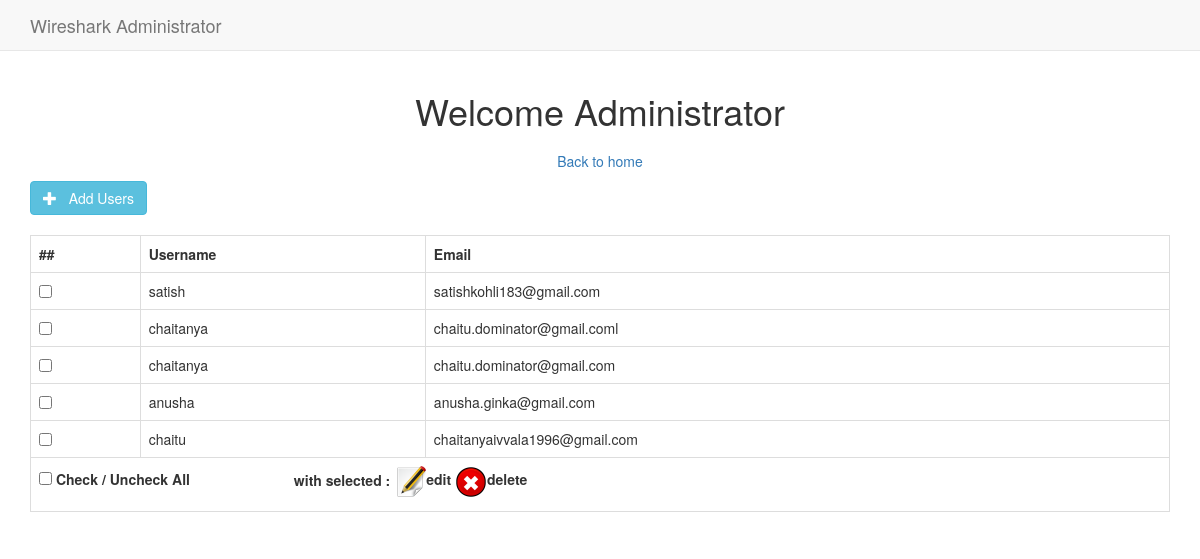
Page /dashboard/usermanage/index.php on the committed database.
### tables this page shows
CREATE TABLE `users` (
  `id` int(100) NOT NULL,
  `username` varchar(100) NOT NULL,
  `email` varchar(100) NOT NULL,
  `password` varchar(100) NOT NULL,
  `ip` varchar(15) NOT NULL,
  `time` timestamp(6) NOT NULL DEFAULT CURRENT_TIMESTAMP(6) ON UPDATE CURRENT_TIMESTAMP(6),
  `activation` enum('0','1','','') NOT NULL,
  `checkin` timestamp(6) NULL DEFAULT '0000-00-00 00:00:00.000000',
  `status` enum('0','1') NOT NULL,
  `checkout` timestamp(6) NULL DEFAULT '0000-00-00 00:00:00.000000'
);

### dashboard/usermanage/index.php (the view, shortened to what this page needs)
<?php include 'db.php'
?>
<!DOCTYPE html PUBLIC "-//W3C//DTD XHTML 1.0 Transitional//EN" "http://www.w3.org/TR/xhtml1/DTD/xhtml1-transitional.dtd">
<html xmlns="http://www.w3.org/1999/xhtml">
	<head>
		<link rel="stylesheet" href="bootstrap/css/bootstrap.min.css" type="text/css" />
	</head>
	<body>
		<div class="navbar navbar-default navbar-static-top" role="navigation">
			<div class="container">
				<div class="navbar-header">
					<a class="navbar-brand" href="index.php">Wireshark Administrator</a>
				</div>
			</div>
		</div>
		<div class="container">
			<div class="row clearfix">
				<div class="col-md-12">
					<h1 class="text-center">Welcome Administrator</h1>
				</div>
				<div class="col-md-4"></div>
				<div class="col-md-4">
					<ul class="nav text-center">
						<li><a href="http://localhost/dashboard/home.php">Back to home</a></li>
					</ul>
				</div>
				<div class="col-md-4"></div>
			</div>
		</div>
		<div class="container">
			<a href="generate.php" class="btn btn-large btn-info"><i class="glyphicon glyphicon-plus"></i> &nbsp; Add Users</a>
		</div>
		<div class="clearfix"></div><br />
		<div class="container">
		<form method="post" name="frm">
			<table class='table table-bordered table-responsive'>
				<tr>
					<th>##</th>
					<th>Username</th>
					<th>Email</th>
				</tr>
				<?php
				$res = $MySQLiconn->query("SELECT * FROM users");
				$count = $res->num_rows;
				if($count > 0){
					while($row=$res->fetch_array()){
						?>
						<tr>
							<td><input type="checkbox" name="chk[]" class="chk-box" value="<?php echo $row['id']; ?>"  /></td>
							<td><?php echo $row['username']; ?></td>
							<td><?php echo $row['email']; ?></td>
						</tr>
						<?php
					}
				}
				else{
					?>
					<tr>
						<td colspan="3"> No Users Found</td>
					</tr>
					<?php
				}
				?>
				<?php
				if($count > 0){
					?>
					<tr>
						<td colspan="3">
							<label><input type="checkbox" class="select-all" /> Check / Uncheck All</label>
							<label style="margin-left:100px;">
								<span style="word-spacing:normal;"> with selected :</span>
								<span><img src="edit.png" onClick="edit_records();" alt="edit" />edit</span>
								<span><img src="delete.png" onClick="delete_records();" alt="delete" />delete</span>
							</label>
						</td>
					</tr>
					<?php
				}
				?>
			</table>
		</form>
	</body>
</html>

### rows in the picture
users: username "satish", email "satishkohli183@gmail.com"
users: username "chaitanya", email "chaitu.dominator@gmail.coml"
users: username "chaitanya", email "chaitu.dominator@gmail.com"
users: username "anusha", email "anusha.ginka@gmail.com"
users: username "chaitu", email "chaitanyaivvala1996@gmail.com"
